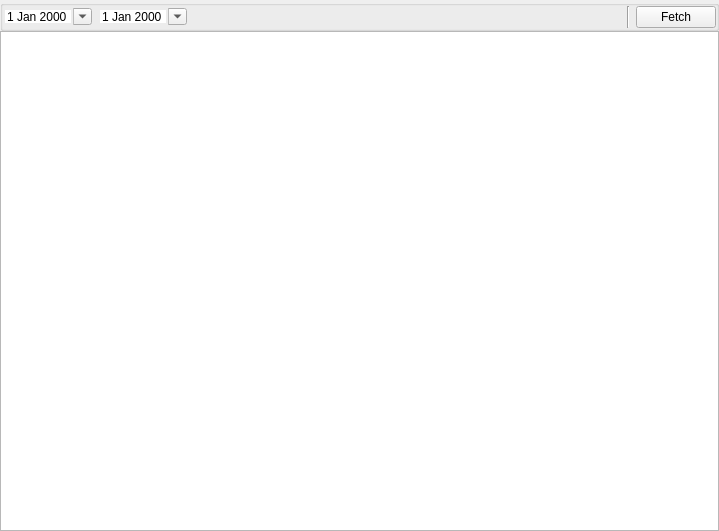
<?xml version="1.0" encoding="UTF-8"?>
<ui version="4.0">
 <class>TreeWidgetR</class>
 <widget class="QWidget" name="TreeWidgetR">
  <property name="geometry">
   <rect>
    <x>0</x>
    <y>0</y>
    <width>719</width>
    <height>531</height>
   </rect>
  </property>
  <property name="windowTitle">
   <string/>
  </property>
  <layout class="QGridLayout" name="gridLayout">
   <property name="leftMargin">
    <number>0</number>
   </property>
   <property name="topMargin">
    <number>0</number>
   </property>
   <property name="rightMargin">
    <number>0</number>
   </property>
   <property name="bottomMargin">
    <number>0</number>
   </property>
   <property name="spacing">
    <number>0</number>
   </property>
   <item row="0" column="0">
    <widget class="QGroupBox" name="groupBoxView">
     <property name="sizePolicy">
      <sizepolicy hsizetype="Preferred" vsizetype="Preferred">
       <horstretch>0</horstretch>
       <verstretch>0</verstretch>
      </sizepolicy>
     </property>
     <property name="title">
      <string/>
     </property>
     <layout class="QHBoxLayout" name="horizontalLayout_3">
      <property name="spacing">
       <number>-1</number>
      </property>
      <property name="leftMargin">
       <number>0</number>
      </property>
      <property name="topMargin">
       <number>0</number>
      </property>
      <property name="rightMargin">
       <number>0</number>
      </property>
      <property name="bottomMargin">
       <number>0</number>
      </property>
      <item>
       <widget class="DateEdit" name="start">
        <property name="frame">
         <bool>false</bool>
        </property>
        <property name="calendarPopup">
         <bool>true</bool>
        </property>
       </widget>
      </item>
      <item>
       <widget class="DateEdit" name="end">
        <property name="frame">
         <bool>false</bool>
        </property>
        <property name="calendarPopup">
         <bool>true</bool>
        </property>
       </widget>
      </item>
      <item>
       <spacer name="horizontalSpacer">
        <property name="orientation">
         <enum>Qt::Orientation::Horizontal</enum>
        </property>
        <property name="sizeHint" stdset="0">
         <size>
          <width>516</width>
          <height>17</height>
         </size>
        </property>
       </spacer>
      </item>
      <item>
       <widget class="Line" name="line">
        <property name="orientation">
         <enum>Qt::Orientation::Vertical</enum>
        </property>
       </widget>
      </item>
      <item>
       <widget class="QPushButton" name="pushButtonFetch">
        <property name="text">
         <string>Fetch</string>
        </property>
       </widget>
      </item>
     </layout>
    </widget>
   </item>
   <item row="1" column="0">
    <widget class="TreeView" name="treeViewR"/>
   </item>
  </layout>
 </widget>
 <customwidgets>
  <customwidget>
   <class>DateEdit</class>
   <extends>QDateEdit</extends>
   <header location="global">widget/dateedit.h</header>
  </customwidget>
  <customwidget>
   <class>TreeView</class>
   <extends>QTreeView</extends>
   <header location="global">widget/treeview.h</header>
  </customwidget>
 </customwidgets>
 <tabstops>
  <tabstop>treeViewR</tabstop>
 </tabstops>
 <resources/>
 <connections/>
</ui>
